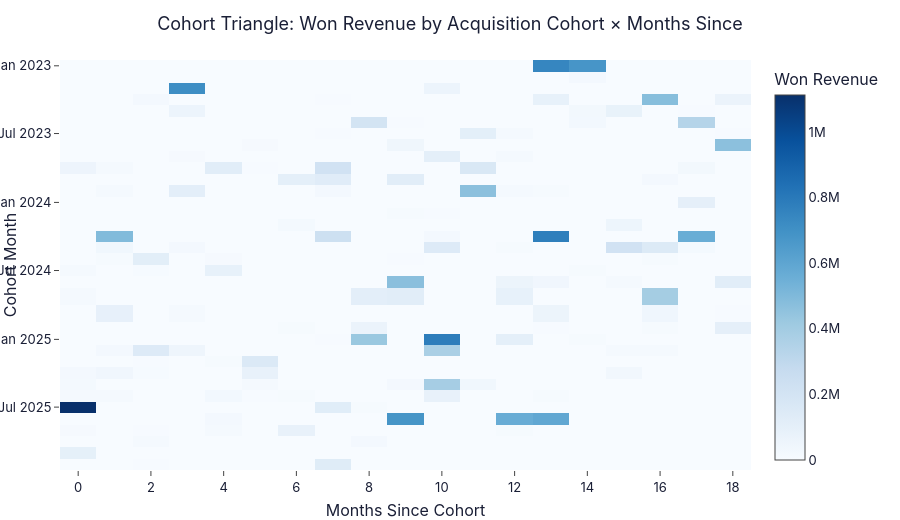

This figure's notebook cell:
### Markdown cell above
### 3.1 Cohort retention triangle

### Code cell
cohort = con.execute("""
SELECT
    DATE_TRUNC('month', a.CreatedDate)::DATE AS cohort_month,
    DATE_DIFF('month', DATE_TRUNC('month', a.CreatedDate)::DATE, DATE_TRUNC('month', o.CloseDate)::DATE) AS months_since_cohort,
    SUM(o.Amount) AS won_amount
FROM Accounts a
JOIN Opportunities o USING (AccountId)
WHERE o.Stage = '06 - Closed Won'
GROUP BY 1, 2
""").df()

cohort = cohort[(cohort['months_since_cohort'] >= 0) & (cohort['months_since_cohort'] <= 18)]
pivot = cohort.pivot(index='cohort_month', columns='months_since_cohort', values='won_amount').fillna(0)

fig = px.imshow(pivot, color_continuous_scale='Blues', aspect='auto', height=520,
                labels=dict(color='Won Revenue', x='Months Since Cohort', y='Cohort Month'),
                title='Cohort Triangle: Won Revenue by Acquisition Cohort × Months Since')
fig.show()

### Figure 1 — Plotly figure (JSON) as saved in the notebook; plotly's stock layout.template omitted (floating-point values rounded to 4 significant figures; data arrays with more than 128 entries replaced by an {"elided": "..."} marker saying what was removed)
{"data": [{"coloraxis": "coloraxis", "hovertemplate": "Months Since Cohort: %{x}<br>Cohort Month: %{y}<br>Won Revenue: %{z}<extra></extra>", "name": "0", "type": "heatmap", "x": [0, 1, 2, 3, 4, 5, 6, 7, 8, 9, 10, 11, 12, 13, 14, 15, 16, 17, 18], "xaxis": "x", "y": ["2023-01-01T00:00:00.000000", "2023-02-01T00:00:00.000000", "2023-03-01T00:00:00.000000", "2023-04-01T00:00:00.000000", "2023-05-01T00:00:00.000000", "2023-06-01T00:00:00.000000", "2023-07-01T00:00:00.000000", "2023-08-01T00:00:00.000000", "2023-09-01T00:00:00.000000", "2023-10-01T00:00:00.000000", "2023-11-01T00:00:00.000000", "2023-12-01T00:00:00.000000", "2024-01-01T00:00:00.000000", "2024-02-01T00:00:00.000000", "2024-03-01T00:00:00.000000", "2024-04-01T00:00:00.000000", "2024-05-01T00:00:00.000000", "2024-06-01T00:00:00.000000", "2024-07-01T00:00:00.000000", "2024-08-01T00:00:00.000000", "2024-09-01T00:00:00.000000", "2024-11-01T00:00:00.000000", "2024-12-01T00:00:00.000000", "2025-01-01T00:00:00.000000", "2025-02-01T00:00:00.000000", "2025-03-01T00:00:00.000000", "2025-04-01T00:00:00.000000", "2025-05-01T00:00:00.000000", "2025-06-01T00:00:00.000000", "2025-07-01T00:00:00.000000", "2025-08-01T00:00:00.000000", "2025-09-01T00:00:00.000000", "2025-10-01T00:00:00.000000", "2025-11-01T00:00:00.000000", "2025-12-01T00:00:00.000000"], "yaxis": "y", "z": {"elided": "35x19 float values"}}], "layout": {"coloraxis": {"colorbar": {"title": {"text": "Won Revenue"}}, "colorscale": [[0.0, "rgb(247,251,255)"], [0.125, "rgb(222,235,247)"], [0.25, "rgb(198,219,239)"], [0.375, "rgb(158,202,225)"], [0.5, "rgb(107,174,214)"], [0.625, "rgb(66,146,198)"], [0.75, "rgb(33,113,181)"], [0.875, "rgb(8,81,156)"], [1.0, "rgb(8,48,107)"]]}, "height": 520, "title": {"text": "Cohort Triangle: Won Revenue by Acquisition Cohort × Months Since"}, "xaxis": {"anchor": "y", "domain": [0.0, 1.0], "title": {"text": "Months Since Cohort"}}, "yaxis": {"anchor": "x", "autorange": "reversed", "domain": [0.0, 1.0], "title": {"text": "Cohort Month"}}}}
